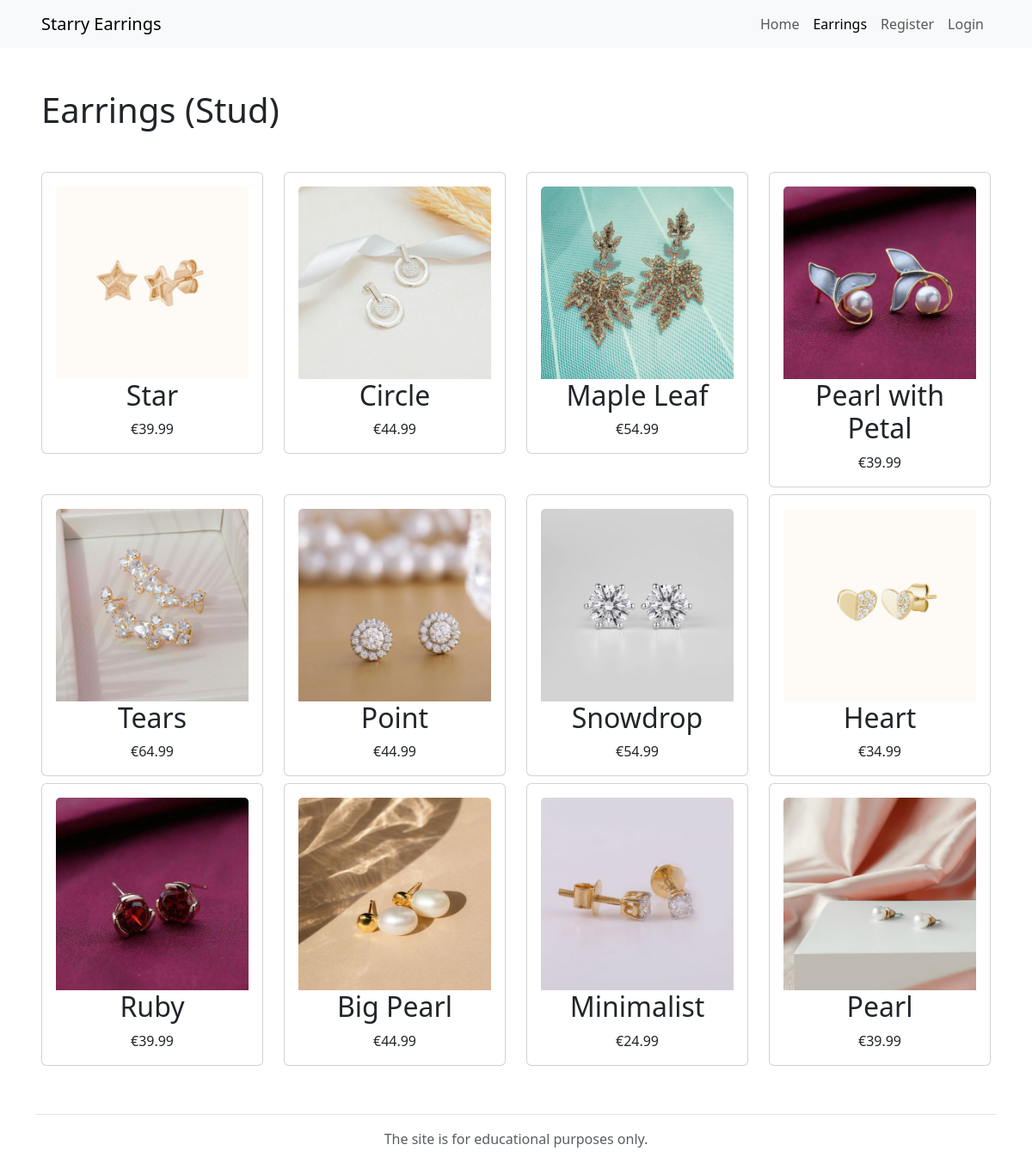
Screenshot of /earrings.php?category=stud with the database file from the repository.
### tables this page shows
CREATE TABLE IF NOT EXISTS `products` (
  `id` int unsigned NOT NULL AUTO_INCREMENT,
  `name` varchar(30) NOT NULL,
  `category` varchar(10) NOT NULL,
  `price` decimal(10,2) NOT NULL,
  `description` varchar(255) NOT NULL,
  `stock` int NOT NULL DEFAULT '0',
  `image` varchar(255) DEFAULT NULL,
  PRIMARY KEY (`id`)
);

### lib/functions.php (called while the page is built, shortened)
<?php
function get_earrings($category) {
    require_once "../src/DBconnect.php";
    $query = "SELECT * FROM products WHERE stock > 0";
    if ($category == "stud" || $category == "drop" || $category == "hoop" || $category == "clip") {
        $query .= " AND category = '$category'";
    }
    $statement = $connection->prepare($query);
    $statement->execute();
    $result = $statement->fetchAll();
    return $result;
}

### public/earrings.php (the view, shortened to what this page needs)
<?php
    require "../lib/functions.php";
    require_once "../templates/header.php";
    $category = null;
    if (isset($_GET['category'])) {
        $category = $_GET['category'];
    }
    $earrings = get_earrings($category);
    if ($category == "stud" || $category == "drop" || $category == "hoop" || $category == "clip") {
        $heading = "Earrings (" . ucfirst($category) . ")";
    } else {
        $heading = "Earrings (All)";
    }
?>
</head>
<body class="d-flex flex-column vh-100">
    <header>
        <nav class="navbar navbar-expand-sm navbar-light bg-light justify-content-between m-0 px-5 py-2">
            <a class="navbar-brand" href="index.php">Starry Earrings</a>
            <ul class="navbar-nav">
                <li class="nav-item">
                    <a class="nav-link" href="index.php">Home</a>
                </li>
                <li class="nav-item">
                    <a class="nav-link active" href="earrings.php">Earrings</a>
                </li>
                    <?php
                    if ($_SESSION && $_SESSION["active"] == true) {
                        echo "
                            <li class=\"nav-item\">
                                <a class=\"nav-link\" href=\"cart.php\">Cart</a>
                            </li>
                            <li class=\"nav-item\">
                                <a class=\"nav-link\" href=\"profile.php?id={$_SESSION['user_id']}\">Profile</a>
                            </li>
                            <li class=\"nav-item\">
                                <form action='logout.php' method='post'>
                                    <button type='submit' class=\"nav-link\">Logout</button>
                                </form>
                            </li>
                        ";
                    } else {
                        echo "
                            <li class=\"nav-item\">
                                <a class=\"nav-link\" href=\"register.php\">Register</a>
                            </li>
                            <li class=\"nav-item\">
                                <a class=\"nav-link\" href=\"login.php\">Login</a>
                            </li>
                        ";
                    }
                    ?>
            </ul>
        </nav>
    </header>
    <main>
        <section class="p-5">
            <h1 class="mb-5"><?php echo $heading ?></h1>
            <div class="row">
                <?php foreach ($earrings as $earring) { ?>
                <div class="col-sm-4 col-md-3">
                    <div class="card text-center mb-2">
                        <div class="card-body">
                            <a href="earring_details.php?id=<?php echo $earring['id']?>" class="text-decoration-none text-dark">
                                <img class="card-img-top" src="<?php echo $earring['image']; ?>" alt="A pair of earrings">
                            </a>
                            <h2 class="card-title">
                                <a href="earring_details.php?id=<?php echo $earring['id']?>" class="text-decoration-none text-dark">
                                    <?php echo $earring['name'] ?>
                                </a>
                            </h2>
                            <p class="card-text">
                                <a href="earring_details.php?id=<?php echo $earring['id']?>" class="text-decoration-none text-dark">
                                    <?php echo "€" . $earring['price'] ?>
                                </a>
                            </p>
                        </div>
                    </div>
                </div>
                <?php } ?>
            </div>
        </section>
    </main>
<?php require_once "../templates/footer.php"; ?>

### rows the page displays
products: image (picture), name "Star", price "39.99"
products: image (picture), name "Circle", price "44.99"
products: image (picture), name "Maple Leaf", price "54.99"
products: image (picture), name "Pearl with Petal", price "39.99"
products: image (picture), name "Tears", price "64.99"
products: image (picture), name "Point", price "44.99"
products: image (picture), name "Snowdrop", price "54.99"
products: image (picture), name "Heart", price "34.99"
products: image (picture), name "Ruby", price "39.99"
products: image (picture), name "Big Pearl", price "44.99"
products: image (picture), name "Minimalist", price "24.99"
products: image (picture), name "Pearl", price "39.99"

### other values shown
$heading "Earrings (Stud)"
